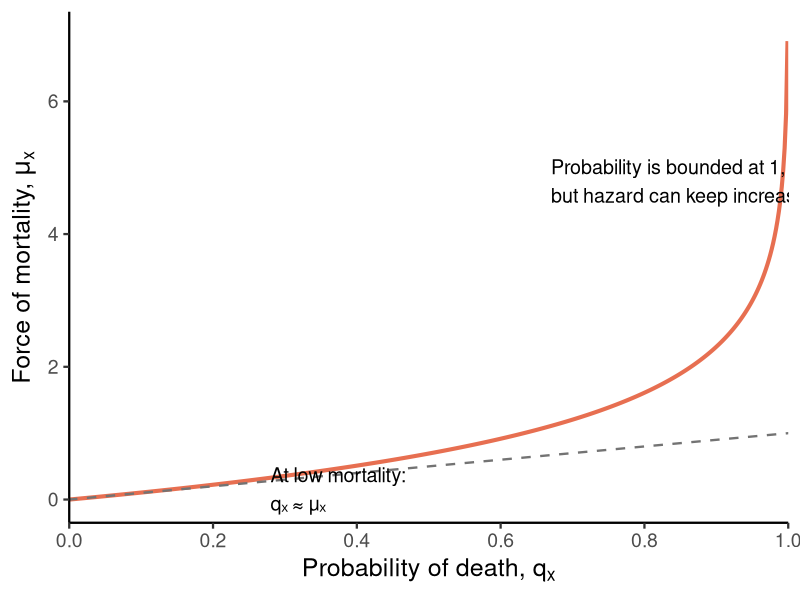

Recreate this plot in R.
library(ggplot2)

# Probability of death
q <- seq(0, 0.999, length.out = 500)

# Corresponding hazard (force of mortality)
mu <- -log(1 - q)

dat <- data.frame(q, mu)

ggplot(dat, aes(x = q, y = mu)) +
  
  # Hazard corresponding to each probability
  geom_line(
    linewidth = 1.4,
    colour = "#E76F51"
  ) +
  
  # 1:1 reference line
  geom_abline(
    slope = 1, intercept = 0,
    linetype = "dashed",
    linewidth = 0.8,
    colour = "grey45"
  ) +
  
  annotate(
    "text",
    x = 0.28, y = 0.16,
    label = "At low mortality:\nqₓ ≈ μₓ",
    hjust = 0,
    size = 5
  ) +
  
  annotate(
    "text",
    x = 0.67, y = 4.8,
    label = "Probability is bounded at 1,\nbut hazard can keep increasing",
    hjust = 0,
    size = 5
  ) +
  
  scale_x_continuous(
    limits = c(0, 1),
    breaks = seq(0, 1, 0.2),
    expand = c(0, 0)
  ) +
  
  coord_cartesian(ylim = c(0, 7)) +
  
  labs(
    x = expression("Probability of death, " * q[x]),
    y = expression("Force of mortality, " * mu[x])
  ) +
  
  theme_classic(base_size = 17) +
  
  theme(
    axis.title = element_text(size = 18),
    axis.text = element_text(size = 14)
  )
